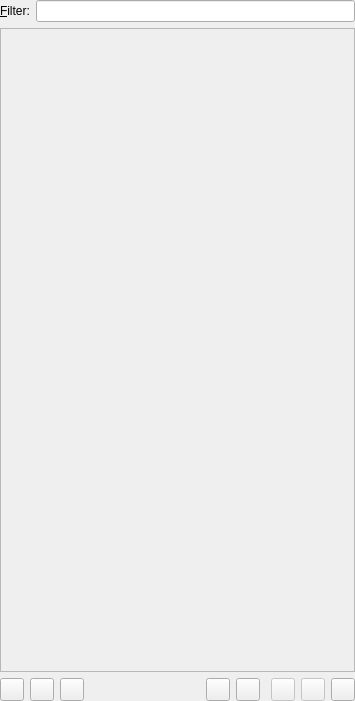
<?xml version="1.0" encoding="UTF-8"?>
<ui version="4.0">
 <class>PlaylistPanel</class>
 <widget class="QWidget" name="PlaylistPanel">
  <property name="geometry">
   <rect>
    <x>0</x>
    <y>0</y>
    <width>355</width>
    <height>701</height>
   </rect>
  </property>
  <property name="windowTitle">
   <string/>
  </property>
  <layout class="QVBoxLayout">
   <property name="spacing">
    <number>6</number>
   </property>
   <property name="leftMargin">
    <number>0</number>
   </property>
   <property name="topMargin">
    <number>0</number>
   </property>
   <property name="rightMargin">
    <number>0</number>
   </property>
   <property name="bottomMargin">
    <number>0</number>
   </property>
   <item>
    <layout class="QHBoxLayout" name="_2">
     <property name="spacing">
      <number>6</number>
     </property>
     <property name="leftMargin">
      <number>0</number>
     </property>
     <property name="topMargin">
      <number>0</number>
     </property>
     <property name="rightMargin">
      <number>0</number>
     </property>
     <property name="bottomMargin">
      <number>0</number>
     </property>
     <item>
      <widget class="QLabel" name="label">
       <property name="text">
        <string>&amp;Filter:</string>
       </property>
       <property name="buddy">
        <cstring>filter</cstring>
       </property>
      </widget>
     </item>
     <item>
      <widget class="LineEdit" name="filter"/>
     </item>
    </layout>
   </item>
   <item>
    <widget class="PlaylistView" name="playlistView">
     <property name="enabled">
      <bool>false</bool>
     </property>
     <property name="horizontalScrollBarPolicy">
      <enum>Qt::ScrollBarAlwaysOff</enum>
     </property>
     <property name="showDropIndicator" stdset="0">
      <bool>false</bool>
     </property>
     <property name="dragDropMode">
      <enum>QAbstractItemView::DragDrop</enum>
     </property>
     <property name="selectionMode">
      <enum>QAbstractItemView::ExtendedSelection</enum>
     </property>
     <property name="uniformItemSizes">
      <bool>true</bool>
     </property>
    </widget>
   </item>
   <item>
    <layout class="QHBoxLayout">
     <property name="spacing">
      <number>6</number>
     </property>
     <property name="leftMargin">
      <number>0</number>
     </property>
     <property name="topMargin">
      <number>0</number>
     </property>
     <property name="rightMargin">
      <number>0</number>
     </property>
     <property name="bottomMargin">
      <number>0</number>
     </property>
     <item>
      <widget class="QToolButton" name="randomButton">
       <property name="toolTip">
        <string>Toggle random mode</string>
       </property>
       <property name="text">
        <string/>
       </property>
       <property name="icon">
        <iconset theme="media-playlist-shuffle"/>
       </property>
       <property name="checkable">
        <bool>true</bool>
       </property>
      </widget>
     </item>
     <item>
      <widget class="QToolButton" name="repeatButton">
       <property name="toolTip">
        <string>Toggle repeat playlist</string>
       </property>
       <property name="text">
        <string/>
       </property>
       <property name="icon">
        <iconset theme="media-playlist-repeat"/>
       </property>
       <property name="checkable">
        <bool>true</bool>
       </property>
      </widget>
     </item>
     <item>
      <widget class="QToolButton" name="dynamicButton">
       <property name="toolTip">
        <string>Toggle dynamic playlist</string>
       </property>
       <property name="text">
        <string/>
       </property>
       <property name="icon">
        <iconset theme="view-refresh"/>
       </property>
       <property name="checkable">
        <bool>true</bool>
       </property>
      </widget>
     </item>
     <item>
      <spacer>
       <property name="orientation">
        <enum>Qt::Horizontal</enum>
       </property>
       <property name="sizeType">
        <enum>QSizePolicy::MinimumExpanding</enum>
       </property>
       <property name="sizeHint" stdset="0">
        <size>
         <width>9</width>
         <height>10</height>
        </size>
       </property>
      </spacer>
     </item>
     <item>
      <widget class="QToolButton" name="shuffleButton">
       <property name="enabled">
        <bool>true</bool>
       </property>
       <property name="toolTip">
        <string>Shuffle playlist</string>
       </property>
       <property name="text">
        <string/>
       </property>
       <property name="icon">
        <iconset theme="media-playlist-shuffle"/>
       </property>
      </widget>
     </item>
     <item>
      <widget class="QToolButton" name="saveAsButton">
       <property name="enabled">
        <bool>true</bool>
       </property>
       <property name="toolTip">
        <string>Save playlist...</string>
       </property>
       <property name="text">
        <string/>
       </property>
       <property name="icon">
        <iconset theme="document-save-as"/>
       </property>
       <property name="autoExclusive">
        <bool>false</bool>
       </property>
      </widget>
     </item>
     <item>
      <spacer>
       <property name="orientation">
        <enum>Qt::Horizontal</enum>
       </property>
       <property name="sizeType">
        <enum>QSizePolicy::Minimum</enum>
       </property>
       <property name="sizeHint" stdset="0">
        <size>
         <width>5</width>
         <height>20</height>
        </size>
       </property>
      </spacer>
     </item>
     <item>
      <widget class="QToolButton" name="removeButton">
       <property name="enabled">
        <bool>false</bool>
       </property>
       <property name="toolTip">
        <string>Remove selected songs from playlist</string>
       </property>
       <property name="text">
        <string/>
       </property>
       <property name="icon">
        <iconset theme="list-remove"/>
       </property>
      </widget>
     </item>
     <item>
      <widget class="QToolButton" name="cropButton">
       <property name="enabled">
        <bool>false</bool>
       </property>
       <property name="toolTip">
        <string>Remove all but selected songs from playlist</string>
       </property>
       <property name="text">
        <string/>
       </property>
       <property name="icon">
        <iconset theme="image-crop-symbolic"/>
       </property>
      </widget>
     </item>
     <item>
      <widget class="QToolButton" name="clearButton">
       <property name="toolTip">
        <string>Remove all songs from playlist</string>
       </property>
       <property name="text">
        <string/>
       </property>
       <property name="icon">
        <iconset theme="edit-clear-all"/>
       </property>
      </widget>
     </item>
    </layout>
   </item>
  </layout>
 </widget>
 <customwidgets>
  <customwidget>
   <class>LineEdit</class>
   <extends>QLineEdit</extends>
   <header>lineedit.h</header>
  </customwidget>
  <customwidget>
   <class>PlaylistView</class>
   <extends>QListView</extends>
   <header>playlistview.h</header>
  </customwidget>
 </customwidgets>
 <resources/>
 <connections/>
</ui>
